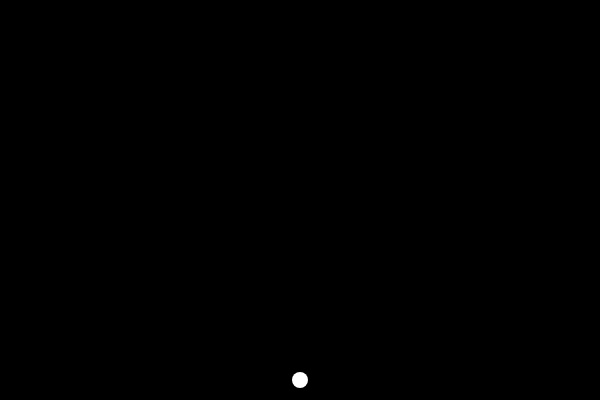
Frame 1 (no input)
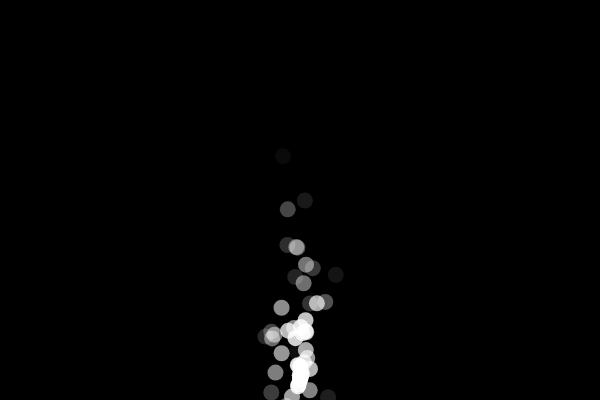
Frame 60 (no input)
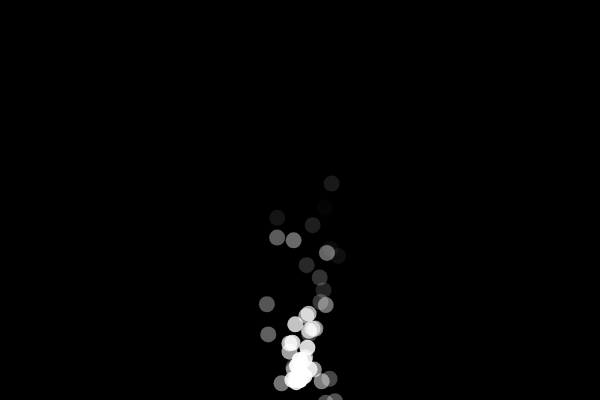
Frame 120 (the mouse pressed at the canvas centre since frame 60)

The p5.js sketch that drew these frames (run headless with seeded random() and noise() and a simulated clock; from frame 60 on, the mouse is pressed at the canvas centre):

// p5.js sketch
// ── sketch.js
let particles = [];

function setup() {
  createCanvas(600, 400);
}

function draw() {
  background(0);
  let p = new Particle();
  particles.push(p);
  for(i = 0; i < particles.length; i++){
    particles[i].show();
    particles[i].update();
    if (particles[i].finished()){
      particles.splice(i, 1); //splice(list, value, position)
    }
  }
}

class Particle{
  constructor(){
    this.x = 300;
    this.y = 380;
    this.vx = random(-1, 1);//velocity
    this.vy = random(-5, 1);
    this.alpha = 255;
  }

  show(){
    noStroke();
    fill(255, this.alpha);
    ellipse(this.x, this.y, 16);
  }

  update(){
    this.x += this.vx;
    this.y += this.vy;
    this.alpha -= 5;
  }

  finished(){
    this.alpha < 0;
  }
}
